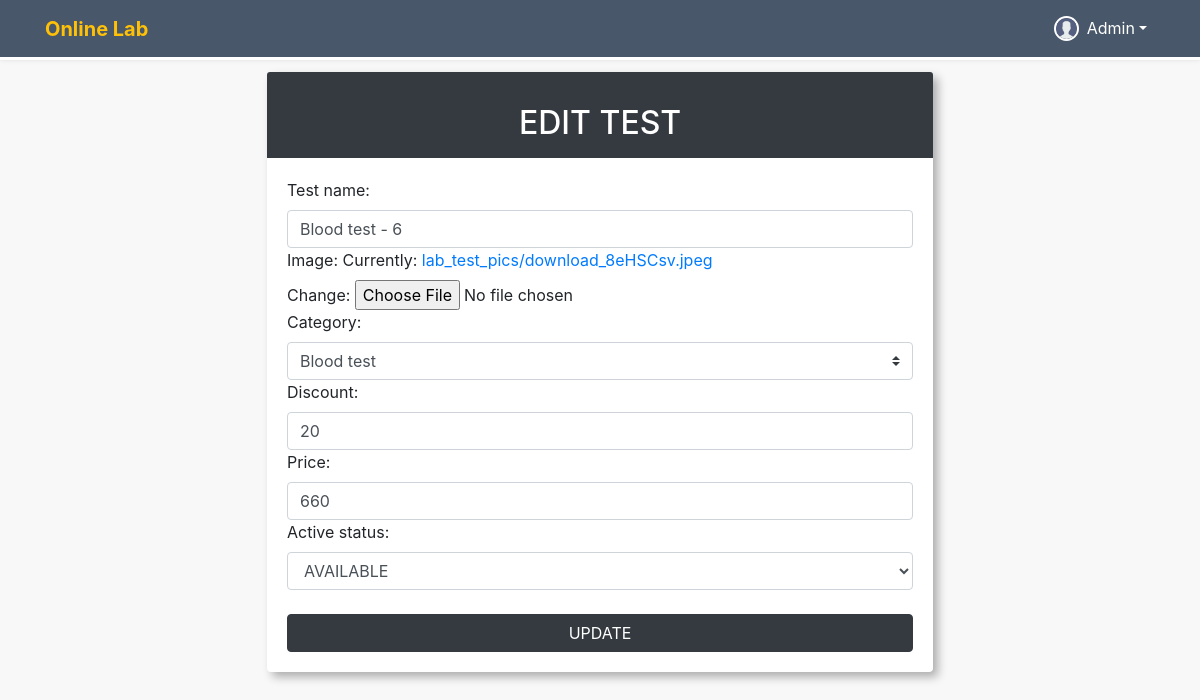
The page /edit-test/3/lab-admin/ on the database its author committed.
### tests/models.py (models this page shows, shortened)
class Test(models.Model):
    ACTIVE_STATUS = (
        ('Available', 'AVAILABLE'),
        ('Closed', 'CLOSED'),
    )
    test_name = models.CharField(max_length=250, blank=True)
    image = models.FileField(upload_to='lab_test_pics')
    category = models.ForeignKey(TestCategory, on_delete=models.CASCADE, related_name='test_category')
    center = models.ForeignKey(DiagnosticCenter, on_delete=models.CASCADE, related_name='test_center')
    discount = models.PositiveIntegerField(null=True, blank=True)
    price = models.PositiveIntegerField(null=True, blank=True)
    active_status = models.CharField(max_length=20, choices=ACTIVE_STATUS, default='AVAILABLE')
    class Meta:
        ordering = ['-id']
        verbose_name_plural = 'Tests'

### tests/views.py (the view, shortened to what this page needs)
# urls.py: path('edit-test/<int:id>/<username>/', edit_test, name='edit-test'),
def edit_test(request, id=None, username=None):
    test_query = Test.objects.get(id=id)
    edit_form = TestAddForm(request.POST or None, instance=test_query)
    context = {'edit_form': edit_form}
    template = 'tests/edit_test.html'
    return render(request, template, context)

### tests/forms.py
class TestAddForm(forms.ModelForm):
    class Meta:
        model = Test
        fields = ['test_name', 'image', 'category',
                  'discount', 'price', 'active_status']
        exclude = ['center', ]
        widgets = {
            'test_name': TextInput(attrs={'class': 'form-control'}),
            'category': Select(attrs={'class': 'custom-select'}),
            'discount': TextInput(attrs={'class': 'form-control'}),
            'price': TextInput(attrs={'class': 'form-control'}),
            'active_status': Select(attrs={'class': 'form-control'}),
        }

### tests/models.py (called while the page is built)
    def __str__(self):
        return self.category_name

### templates/tests/edit_test.html (shortened to what this page needs)
{% load staticfiles %}
<!DOCTYPE html>
<html lang="en">
<head>
    <link rel="stylesheet" type="text/css" href="{% static 'css/bootstrap.min.css' %}">
    <link rel="stylesheet" type="text/css" href="{% static 'css/style.css' %}">
</head>
<body>
    <nav class="navbar navbar-expand-lg navbar-dark" style="background: #485769">
        <div class="container">
            <a class="navbar-brand text-warning" href="#"><b>Online Lab </b></a>
            <div class="collapse navbar-collapse" id="navbarSupportedContent">
                <ul class="navbar-nav ml-auto">
                    <li class="nav-item user-profile">
                        <a class="nav-link d-flex dropdown-btn" href="#">
                            <img src="{% static 'images/admin-staff.png' %}" alt="" class="rounded-circle">
                            <span class=" dropdown-toggle text-white ml-2">Admin</span>
                        </a>
                    </li>
                </ul>
            </div>
        </div>
    </nav>
    <br>
    <div class="container my-5">
        <div class="card-width">
            <div class="card mb-5">
                <div class="card-header bg-dark text-center py-">
                    <h2 class="text-white mb-0 text-uppercase"> Edit Test </h2>
                    <br>
                </div>
                <div class="card-body">
                    <form method="post">
                        {{ edit_form.as_p }}
                        <button class="btn btn-dark w-100 mt-4" type="submit">UPDATE</button>
                    </form>
                </div>
            </div>
        </div>
    </div>
</body>
</html>

### static/css/style.css (style rules this page uses)
a { text-decoration: none; }
.card, .card-header, .card-footer { border: 0; }
.card-header h3, .card-header h2 { position: relative; top: 20px; }
html, body { background: #f8f8f8; }
nav.navbar { background: transparent; -webkit-box-shadow: 0 0 5px rgba(0, 0, 0, 0.1); box-shadow: 0 0 5px rgba(0, 0, 0, 0.1); position: fixed; top: 0; z-index: 99999; width: 100%; background: #328691; border-bottom: 3px solid white; }
nav.navbar ul li a { color: #fff; font-size: 16px; outline: none; }
nav.navbar .user-profile { position: relative; }
nav.navbar .user-profile img { width: 25px; height: 25px; border: 2px solid white; }
p { margin-bottom: 0; }
.single-reports, .card-width { width: 60%; height: 100%; margin: auto; position: relative; }
.single-reports .card, .card-width .card { border: 0; -webkit-box-shadow: 5px 5px 10px rgba(0, 0, 0, 0.3); box-shadow: 5px 5px 10px rgba(0, 0, 0, 0.3); }

### rows shown on the page
Test: test_name "Blood test - 6", category "Blood test", discount "20", price "660", active_status "AVAILABLE"
